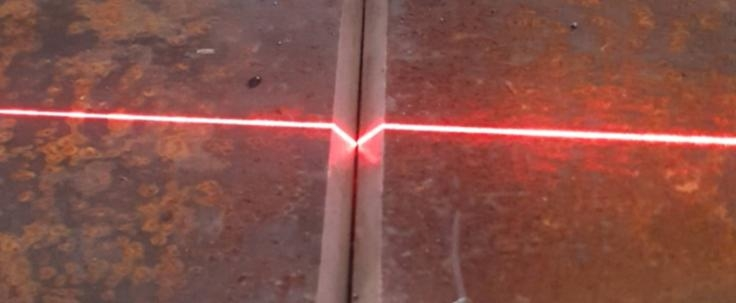
#> input picture OpenCV中心线提取/image/laser-v.jpg, 736 x 303 px
$ python '灰度重心法.py'
#> lines starting #> are read from the running program, lines starting #| are printed output that depends on the picture; after the words box and inside, x2 and y2 are one past the last pixel; in counts of white or black regions, pixels touching at a corner belong together
#> further down, img is the input picture: shape (303, 736, 3); mean B, G, R 72.3, 80.9, 135.2
#!/usr/bin/env python
# -*- coding: utf-8 -*-
# Author: Liu
import cv2
import numpy as np
# [32 lines left out: functions getLines, drawLine, Gravity, not called in this run]
def GravityPlus(img,thresh):
#> called with thresh = 100
    row, col, chanel = img.shape
#> row = 303; col = 736; chanel = 3
    gray = cv2.cvtColor(img, cv2.COLOR_BGR2GRAY)
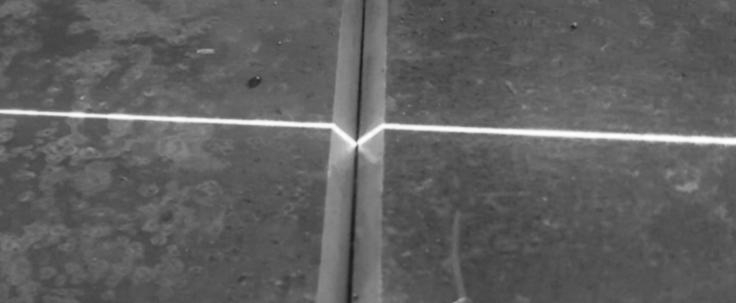
#> gray: shape (303, 736); min 26, max 254, mean 96.2
    points = np.zeros((col,2))
    newimage = np.zeros((row, col), np.uint8)
    for i in range(col):
        Pmax = np.max(gray[:, i])
        #Pmin  = np.min(gray[:, i])
        if Pmax<thresh:
            continue
        pos = np.argwhere(gray[:,i]>=(Pmax-5))
        #print("pos",pos)
        length = len(pos)
        sum_top,sum_down =0.0,0.0
        if pos[-1]-pos[0]==length-1:
            #print("good cols",i)
            for p in pos:
                sum_top += p*gray[p,i]
                sum_down+=gray[p,i]
            Prow = sum_top/sum_down
            points[i]=[Prow[0],i]
#> this loop made 736 passes
#> (Pmax, pos, length) on passes 1 to 12: (240, [111], 1), (240, [111], 1), (240, [111], 1), (240, [111], 1), (241, [111], 1), (241, [111], 1), (241, [111], 1), (241, [111], 1), (241, [111], 1), (241, [111], 1), (239, [111, 112], 2), (241, [111], 1)
#> (Pmax, length) on passes 61 to 66: (239, 2), (240, 2), (240, 1), (241, 1), (242, 1), (241, 1)
#> after the loop, points = 736 pairs, first value 111 to 143.5, second value 0 to 735
    print(points)
#> (printed output is left out)
    for p in points:
        #print(p)
        pr,pc = map(int,p)
        newimage[pr,pc] = 255
        img[pr,pc,:] = [0,255,0]
#> this loop made 736 passes
#> (p, pr) on passes 1 to 3: ([111, 0], 111), ([111, 1], 111), ([111, 2], 111)
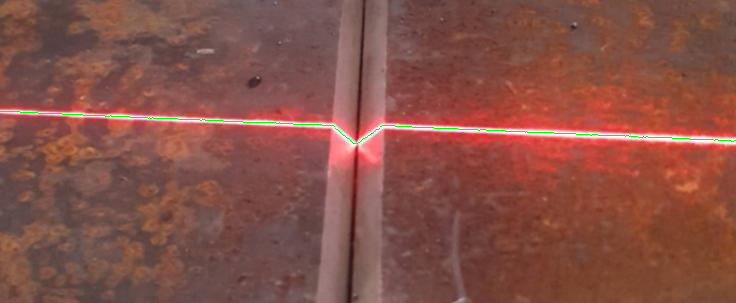
#> img: shape (303, 736, 3); 0.33% of pixels changed, all inside (x1, y1, x2, y2) = (0, 111, 736, 144)
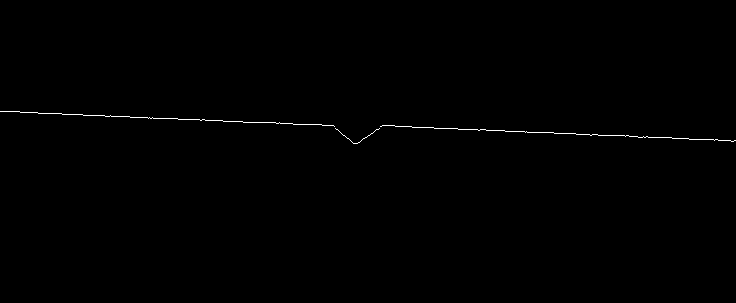
#> newimage: shape (303, 736); 0.33% white in thin lines or dots, all inside (x1, y1, x2, y2) = (0, 111, 736, 144)
    cv2.namedWindow("Plus_origin",0)
    cv2.namedWindow("Plus_centerLine",0)
    cv2.imshow("Plus_origin",img)
    cv2.imshow("Plus_centerLine",newimage)
    return points
# [29 lines left out: function GravityPlusK, not called in this run]
img = cv2.imread("image/laser-v.jpg")
GravityPlus(img,100,)
cv2.waitKey(0)
